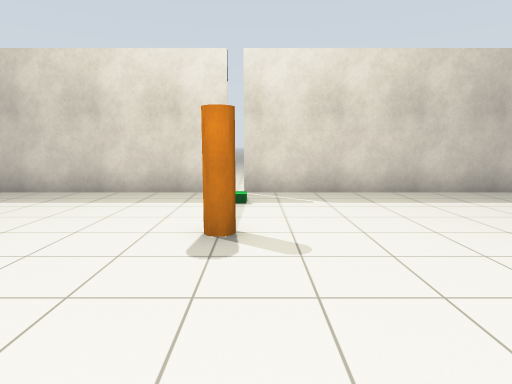
view 1 (above)

16 first-person views from a walk through a Gazebo world. The camera is 1.2 m above the floor, tilts 8° down and sees 75° across. The floor is counted in squares, 1 m on a side. Each view is taken from the middle of a square. On the plan, view 1 faces up. The plan holds only what a view shows up to about 13 squares ahead; the rest is blank.

view 2
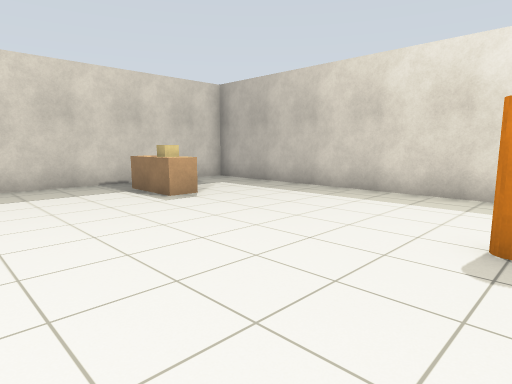

view 3
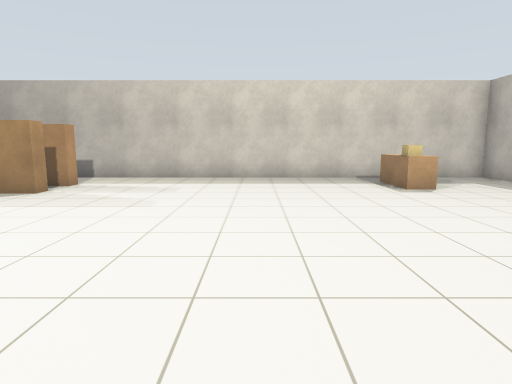

view 4
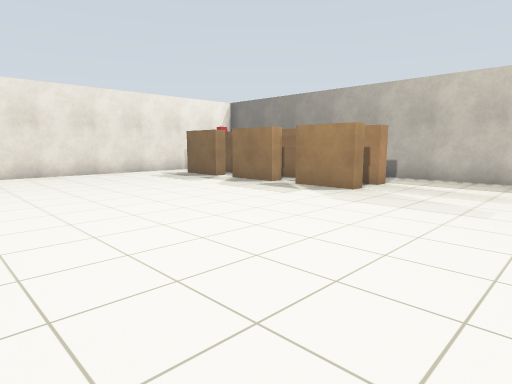

view 5
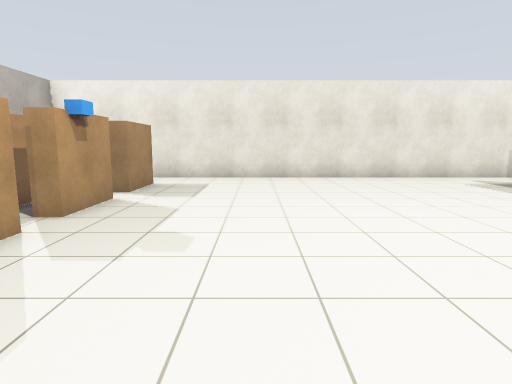

view 6
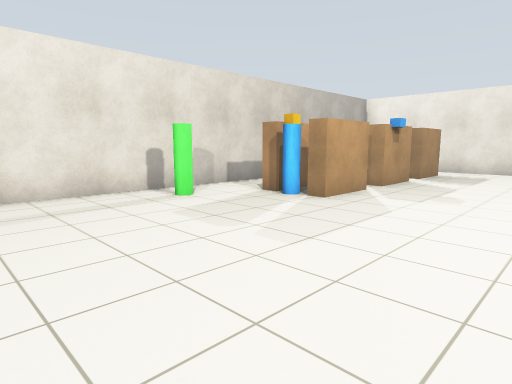

view 7
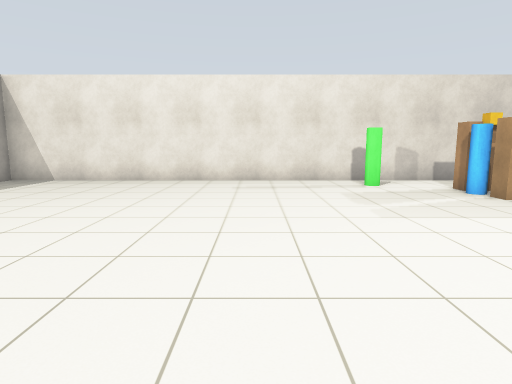

view 8
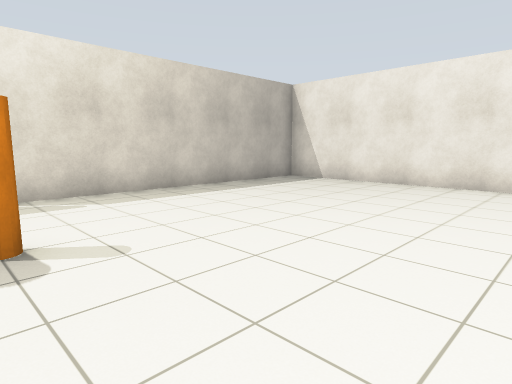

view 9
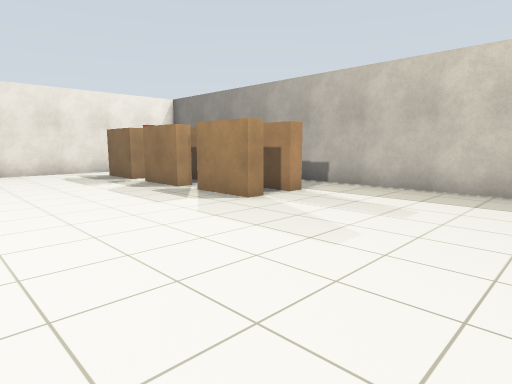

view 10
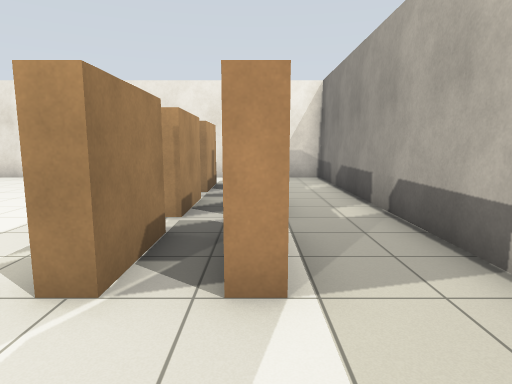

view 11
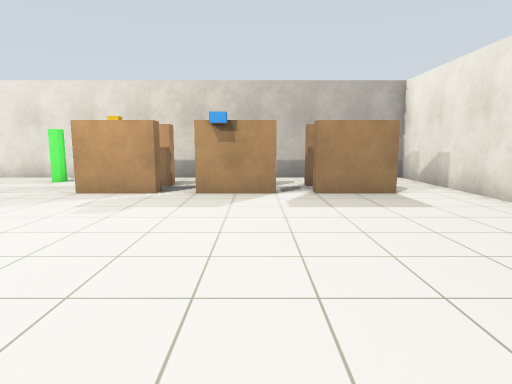

view 12
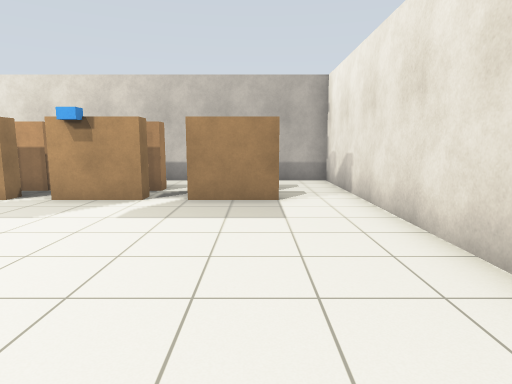

view 13
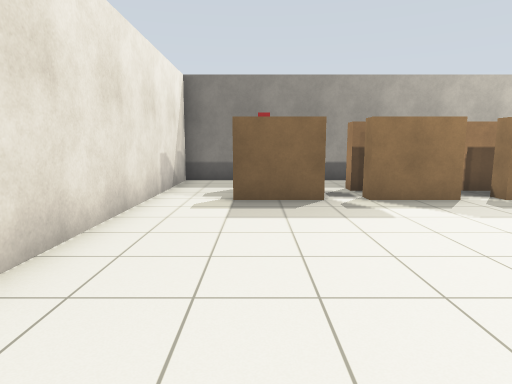

view 14
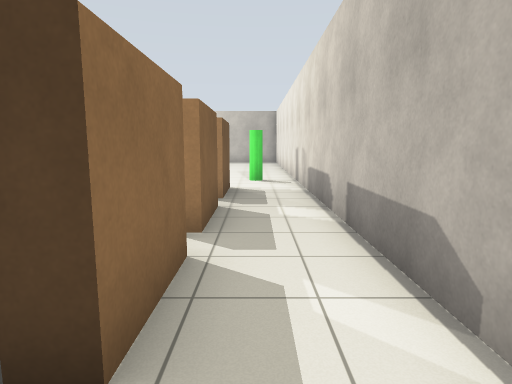

view 15
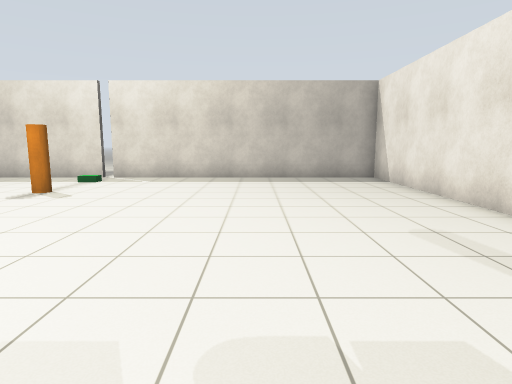

view 16
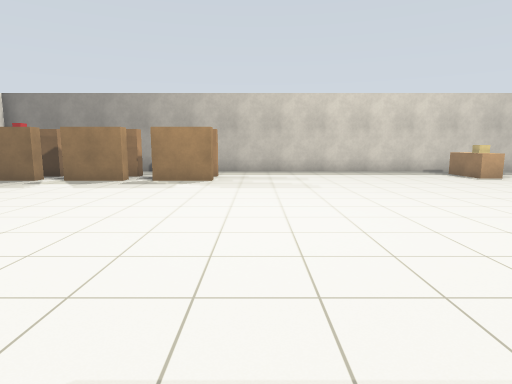

### Floor plan
Ten units are one square. View 1 is at (0, 0); x grows to the right and y downward. Boxes are objects, and circles mark ways between rooms. Rooms are numbered by the first view taken in them; rooms with no view inside come last. Other rooms are left out.
<svg viewBox="-109 -95 208 254">
<path fill="none" stroke="#000" d="M-68 55 -63 55 -63 75M58 75 52 75 52 64M67 75 67 65M-63 85 -63 105M-84 55 -78 55M58 105 52 105 52 94M-6 -84 -104 -84 -104 55M94 65 94 -84 -4 -84M67 105 67 95M-63 115 -63 135M52 136 52 115 58 115M-55 154 54 154M73 115 73 135 68 135M54 154 94 154 94 114M-68 135 -68 115 -63 115M-78 114 -78 121M-63 105 -68 105 -68 85M-78 85 -78 105 -82 105M-104 85 -104 154 -55 154M73 85 73 105 67 105M68 115 73 115M94 114 94 85M94 85 94 65M73 66 73 75 67 75M-104 55 -104 85M-63 75 -68 75 -68 55M-68 85 -63 85M-78 55 -78 75M-82 85 -78 85"/>
<rect x="-95" y="-55" width="10" height="20" fill="#bbb"><title>bench</title></rect>
<rect x="-85" y="-55" width="10" height="20" fill="#bbb"><title>beige box</title></rect>
<rect x="-75" y="-55" width="10" height="20" fill="#bbb"><title>bench</title></rect>
<rect x="-15" y="-55" width="20" height="20" fill="#bbb"><title>orange cylinder</title></rect>
<rect x="-5" y="-75" width="10" height="10" fill="#bbb"><title>other object</title></rect>
<rect x="45" y="85" width="10" height="10" fill="#bbb"><title>blue box</title></rect>
<rect x="55" y="55" width="10" height="10" fill="#bbb"><title>blue cylinder</title></rect>
<rect x="65" y="55" width="10" height="10" fill="#bbb"><title>yellow box</title></rect>
<rect x="75" y="35" width="10" height="10" fill="#bbb"><title>green cylinder</title></rect>
<rect x="-85" y="125" width="10" height="10" fill="#bbb"><title>other object</title></rect>
<circle cx="65" cy="145" r="3" fill="#2a7"/>
<circle cx="-60" cy="110" r="3" fill="#2a7"/>
<circle cx="-60" cy="145" r="3" fill="#2a7"/>
<circle cx="65" cy="110" r="3" fill="#2a7"/>
<circle cx="65" cy="80" r="3" fill="#2a7"/>
<circle cx="85" cy="70" r="3" fill="#2a7"/>
<circle cx="-95" cy="65" r="3" fill="#2a7"/>
<circle cx="-60" cy="80" r="3" fill="#2a7"/>
<circle cx="-70" cy="65" r="3" fill="#2a7"/>
<circle cx="85" cy="125" r="3" fill="#2a7"/>
<circle cx="-95" cy="95" r="3" fill="#2a7"/>
<circle cx="-70" cy="95" r="3" fill="#2a7"/>
<circle cx="85" cy="95" r="3" fill="#2a7"/>
<circle cx="-80" cy="80" r="3" fill="#2a7"/>
<text x="0" y="20">1</text>
<text x="80" y="140">2</text>
<text x="-80" y="130">3</text>
<text x="80" y="100">4</text>
<text x="80" y="80">5</text>
<text x="-100" y="70">6</text>
<text x="-70" y="70">7</text>
</svg>
Room 1 opens to room 2. Room 1 opens to room 3. Room 1 opens to room 4. Room 1 opens to room 5. Room 1 opens to room 6. Room 1 opens to room 7. Room 2 opens to room 4. Room 3 opens to room 6. Room 3 opens to room 7. Room 4 opens to room 5. Room 6 opens to room 7.

Where each view was taken, in squares from view 1:
view 1: 0 up, 0 right, facing up
view 2: 0 up, 0 right, facing up-left
view 3: 0 up, 2 right, facing left
view 4: 1 down, 2 right, facing down-left
view 5: 3 down, 2 right, facing down
view 6: 1 up, 1 right, facing down-right
view 7: 0 up, 2 left, facing right
view 8: 0 up, 1 left, facing up-right
view 9: 0 up, 1 left, facing down-left
view 10: 3 down, 8 left, facing down
view 11: 10 down, 3 left, facing right
view 12: 13 down, 2 left, facing right
view 13: 13 down, 1 right, facing left
view 14: 15 down, 8 right, facing up
view 15: 4 down, 5 right, facing up
view 16: 4 down, 5 right, facing left
